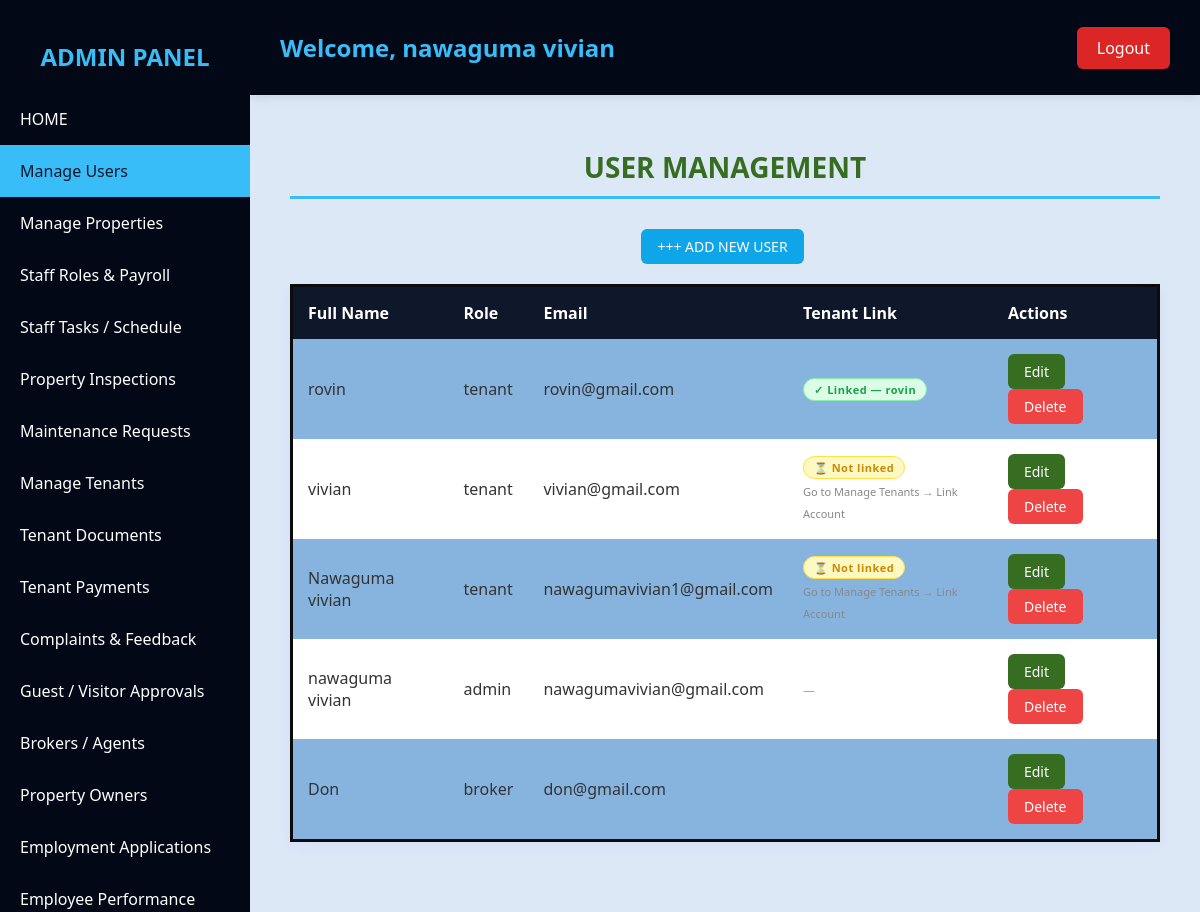
Page /admin_dashboard.php?page=users (signed in) on the committed database.
### tables this page shows
CREATE TABLE IF NOT EXISTS `users` (
  `id` int NOT NULL AUTO_INCREMENT,
  `fullname` varchar(255) NOT NULL,
  `email` varchar(255) NOT NULL,
  `password` varchar(255) NOT NULL,
  `role` varchar(50) NOT NULL DEFAULT 'tenant',
  `created_at` timestamp NOT NULL DEFAULT CURRENT_TIMESTAMP,
  `phone` varchar(20) DEFAULT NULL,
  `whatsapp` varchar(20) DEFAULT NULL,
  `commission_rate` decimal(5,2) DEFAULT '0.00' COMMENT 'Broker commission rate in %',
  PRIMARY KEY (`id`),
  UNIQUE KEY `email` (`email`)
);

CREATE TABLE IF NOT EXISTS `tenants` (
  `id` int NOT NULL AUTO_INCREMENT,
  `fullname` varchar(255) NOT NULL,
  `email` varchar(255) DEFAULT NULL,
  `phone` varchar(50) DEFAULT NULL,
  `property_id` int DEFAULT NULL,
  `lease_start` date DEFAULT NULL,
  `lease_end` date DEFAULT NULL,
  `created_at` timestamp NULL DEFAULT CURRENT_TIMESTAMP,
  `gender` enum('Male','Female','Other') DEFAULT NULL,
  `national_id` varchar(100) DEFAULT NULL,
  `occupation` varchar(100) DEFAULT NULL,
  `emergency_name` varchar(100) DEFAULT NULL,
  `emergency_phone` varchar(50) DEFAULT NULL,
  `user_id` int DEFAULT NULL,
  `status` varchar(50) DEFAULT 'Active',
  PRIMARY KEY (`id`)
);

### admin_dashboard.php (the view, shortened to what this page needs)
<?php
include "db_connect.php";
$user_id = $_SESSION['user_id'];
$result = mysqli_query($conn, "SELECT * FROM users WHERE id='$user_id'");
$user = mysqli_fetch_assoc($result);
$total_brokers       = mysqli_fetch_assoc(mysqli_query($conn,"SELECT COUNT(*) as count FROM users WHERE role='broker'"))['count'];
$total_owners        = mysqli_fetch_assoc(mysqli_query($conn,"SELECT COUNT(*) as count FROM users WHERE role='owner'"))['count'];
$total_guests        = mysqli_fetch_assoc(mysqli_query($conn,"SELECT COUNT(*) as count FROM guests"))['count'];
$total_complaints    = mysqli_fetch_assoc(mysqli_query($conn,"SELECT COUNT(*) as count FROM complaints WHERE status='pending'"))['count'];
$total_notifications = mysqli_fetch_assoc(mysqli_query($conn,"SELECT COUNT(*) as count FROM notifications WHERE is_read=0"))['count'];
$pending_payments    = mysqli_fetch_assoc(mysqli_query($conn,"SELECT COUNT(*) as count FROM payments WHERE status='pending'"))['count'];
$total_properties    = mysqli_fetch_assoc(mysqli_query($conn,"SELECT COUNT(*) as count FROM properties"))['count'];
$total_tenants       = mysqli_fetch_assoc(mysqli_query($conn,"SELECT COUNT(*) as count FROM tenants"))['count'];
$total_staff         = mysqli_fetch_assoc(mysqli_query($conn,"SELECT COUNT(*) as count FROM users WHERE role='staff'"))['count'];
$pending_applications= mysqli_fetch_assoc(mysqli_query($conn,"SELECT COUNT(*) as count FROM job_applications WHERE status='pending'"))['count'];
$pending_requests    = mysqli_fetch_assoc(mysqli_query($conn,"SELECT COUNT(*) as count FROM maintenance_requests WHERE status='pending'"))['count'];
$revenue             = mysqli_fetch_assoc(mysqli_query($conn,"SELECT SUM(amount) as total FROM payments"))['total'];
$page = $_GET['page'] ?? 'dashboard';
?>
<!DOCTYPE html>
<html lang="en">
<head>
</head>
<body>
<div class="sidebar">
    <h2>ADMIN PANEL</h2>
    <a href="admin_dashboard.php?page=dashboard" <?php echo ($page==='dashboard')?'class="active"':''; ?>>HOME</a>
    <a href="admin_dashboard.php?page=users" <?php echo ($page==='users')?'class="active"':''; ?>>Manage Users</a>
    <a href="admin_dashboard.php?page=properties" <?php echo ($page==='properties')?'class="active"':''; ?>>Manage Properties</a>
    <a href="admin_dashboard.php?page=staff_roles" <?php echo ($page==='staff_roles')?'class="active"':''; ?>>Staff Roles & Payroll</a>
    <a href="admin_dashboard.php?page=staff_tasks" <?php echo ($page==='staff_tasks')?'class="active"':''; ?>>Staff Tasks / Schedule</a>
    <a href="admin_dashboard.php?page=inspections" <?php echo ($page==='inspections')?'class="active"':''; ?>>Property Inspections</a>
    <a href="admin_dashboard.php?page=maintenance" <?php echo ($page==='maintenance')?'class="active"':''; ?>>Maintenance Requests</a>
    <a href="admin_dashboard.php?page=tenants" <?php echo ($page==='tenants')?'class="active"':''; ?>>
        Manage Tenants
    </a>
    <a href="admin_dashboard.php?page=tenant_documents" <?php echo ($page==='tenant_documents')?'class="active"':''; ?>>Tenant Documents</a>
    <a href="admin_dashboard.php?page=tenant_payments" <?php echo ($page==='tenant_payments')?'class="active"':''; ?>>Tenant Payments</a>
    <a href="admin_dashboard.php?page=complaints" <?php echo ($page==='complaints')?'class="active"':''; ?>>Complaints & Feedback</a>
    <a href="admin_dashboard.php?page=guests" <?php echo ($page==='guests')?'class="active"':''; ?>>Guest / Visitor Approvals</a>
    <a href="admin_dashboard.php?page=brokers" <?php echo ($page==='brokers')?'class="active"':''; ?>>Brokers / Agents</a>
    <a href="admin_dashboard.php?page=propertyowners" <?php echo ($page==='propertyowners')?'class="active"':''; ?>>Property Owners</a>
    <a href="admin_dashboard.php?page=jobs" <?php echo ($page==='jobs')?'class="active"':''; ?>>Employment Applications</a>
    <a href="admin_dashboard.php?page=employee_performance" <?php echo ($page==='employee_performance')?'class="active"':''; ?>>Employee Performance</a>
</div>
<div class="header">
    <h1>Welcome, <?php echo htmlspecialchars($user['fullname']); ?></h1>
    <a href="logout.php" class="logout-btn">Logout</a>
</div>
<div class="main-content">
<?php if($page === 'dashboard'): ?>
<section id="dashboard">
    <h2 style="text-align:center;margin-bottom:30px;">OVERVIEW</h2>
    <div class="overview-cards">
        <div class="circular-card"><h3>Total Properties</h3><p><?= $total_properties ?></p></div>
        <div class="circular-card"><h3>Total Tenants</h3><p><?= $total_tenants ?></p></div>
        <div class="circular-card"><h3>Total Staff</h3><p><?= $total_staff ?></p></div>
        <div class="circular-card"><h3>Total Brokers</h3><p><?= $total_brokers ?></p></div>
        <div class="circular-card"><h3>Property Owners</h3><p><?= $total_owners ?></p></div>
        <div class="circular-card"><h3>Total Guests</h3><p><?= $total_guests ?></p></div>
        <div class="circular-card"><h3>Pending Complaints</h3><p><?= $total_complaints ?></p></div>
        <div class="circular-card"><h3>Unread Alerts</h3><p><?= $total_notifications ?></p></div>
        <div class="circular-card"><h3>Pending Payments</h3><p><?= $pending_payments ?></p></div>
        <div class="circular-card"><h3>Pending Applications</h3><p><?= $pending_applications ?></p></div>
        <div class="circular-card"><h3>Pending Maintenance</h3><p><?= $pending_requests ?></p></div>
        <div class="circular-card"><h3>Revenue Collected</h3><p>UGX <?= number_format($revenue ?? 0) ?></p></div>
    </div>
</section>
<hr style="color:#38bdf8">
<?php elseif($page === 'users'): ?>
<section id="users">
    <h2 style="text-align:center;margin-bottom:30px;color:#366d21;">USER MANAGEMENT</h2>
    <div style="text-align:center;margin-bottom:20px;">
        <a href="add_user.php" class="action-btn" style="background:#0ea5e9;">+++ ADD NEW USER</a>
    </div>
    <table>
        <tr>
            <th>Full Name</th>
            <th>Role</th>
            <th>Email</th>
            <th>Tenant Link</th>
            <th>Actions</th>
        </tr>
        <?php
        $users_q = mysqli_query($conn, "SELECT * FROM users ORDER BY created_at DESC");
        while ($u = mysqli_fetch_assoc($users_q)):
            $linked = null;
            if (strtolower($u['role']) === 'tenant') {
                $lq = mysqli_query($conn,
                    "SELECT id, fullname FROM tenants WHERE user_id = '".(int)$u['id']."' LIMIT 1");
                $linked = mysqli_fetch_assoc($lq);
            }
        ?>
        <tr>
            <td><?= htmlspecialchars($u['fullname']) ?></td>
            <td><?= htmlspecialchars($u['role']) ?></td>
            <td><?= htmlspecialchars($u['email']) ?></td>
            <td>
                <?php if (strtolower($u['role']) === 'tenant'): ?>
                    <?php if ($linked): ?>
                        <span class="link-badge linked">✓ Linked — <?= htmlspecialchars($linked['fullname']) ?></span>
                    <?php else: ?>
                        <span class="link-badge unlinked">⏳ Not linked</span>
                        <br><small style="color:#888;font-size:11px">Go to Manage Tenants → Link Account</small>
                    <?php endif; ?>
                <?php else: ?>
                    <span style="color:#aaa;font-size:12px">—</span>
                <?php endif; ?>
            </td>
            <td>
                <a href="edit_user.php?id=<?= $u['id'] ?>" class="action-btn">Edit</a>
                <a href="delete_user.php?id=<?= $u['id'] ?>" class="action-btn"
                   onclick="return confirm('Are you sure you want to delete this user?')"
                   style="background:#ef4444;">Delete</a>
            </td>
        </tr>
        <?php endwhile; ?>
    </table>
</section>
<?php endif; ?>
</div>
</body>
</html>

### admin_dashboard.php (style rules this page uses)
body { font-family:"Segoe UI",sans-serif;margin:0;padding:0;background:#dde8f7;color:#333 }
.sidebar { position:fixed;left:0;top:0;width:250px;height:100%;background:#020816;color:white;display:flex;flex-direction:column;padding-top:20px;overflow-y:auto;z-index:1000 }
.sidebar h2 { text-align:center;margin-bottom:20px;color:#38bdf8 }
.sidebar a { color:white;padding:15px 20px;text-decoration:none;display:block;transition:all 0.3s }
.sidebar a:hover,.sidebar a.active { background:#38bdf8;color:#0f172a }
.header { display:flex;justify-content:space-between;align-items:center;background:#020816;color:#fff;padding:15px 30px;position:sticky;top:0;z-index:100;margin-left:250px;box-shadow:0 2px 10px rgba(0,0,0,0.1) }
.header h1 { font-size:24px;color:#38bdf8 }
.logout-btn { color:#fff;text-decoration:none;background:#dc2626;padding:10px 20px;border-radius:6px;transition:background 0.3s }
.main-content { margin-left:250px;padding:30px 40px;min-height:calc(100vh - 80px) }
section h2 { margin-bottom:20px;color:#0f172a;font-size:28px;border-bottom:3px solid #38bdf8;padding-bottom:10px }
table { width:100%;border:3px solid #0c0c0c;border-collapse:collapse;margin-bottom:40px;background:white;box-shadow:0 4px 15px rgba(99,111,224,0.08) }
table th,table td { padding:15px;text-align:left }
table th { background:#0f172a;color:#fff;font-weight:600 }
table tr:nth-child(even) { background:#87b4df }
.action-btn { display:inline-block;padding:8px 16px;border-radius:6px;text-decoration:none;color:white;background:#366d21;transition:0.3s;margin-right:5px;font-size:14px;border:none;cursor:pointer }
.link-badge { display:inline-block;padding:3px 10px;border-radius:20px;font-size:11px;font-weight:700;letter-spacing:.5px }
.link-badge.linked { background:#dcfce7;color:#16a34a;border:1px solid #86efac }
.link-badge.unlinked { background:#fef9c3;color:#ca8a04;border:1px solid #fde047 }

### rows in the picture
users: fullname "nawaguma vivian", role "admin", email "nawagumavivian@gmail.com"
users: fullname "rovin", role "tenant", email "rovin@gmail.com", tenants.fullname "rovin"
users: fullname "vivian", role "tenant", email "vivian@gmail.com", shows "⏳ Not linked"
users: fullname "Nawaguma vivian", role "tenant", email "nawagumavivian1@gmail.com", shows "⏳ Not linked"
users: fullname "Don", role "broker", email "don@gmail.com"
